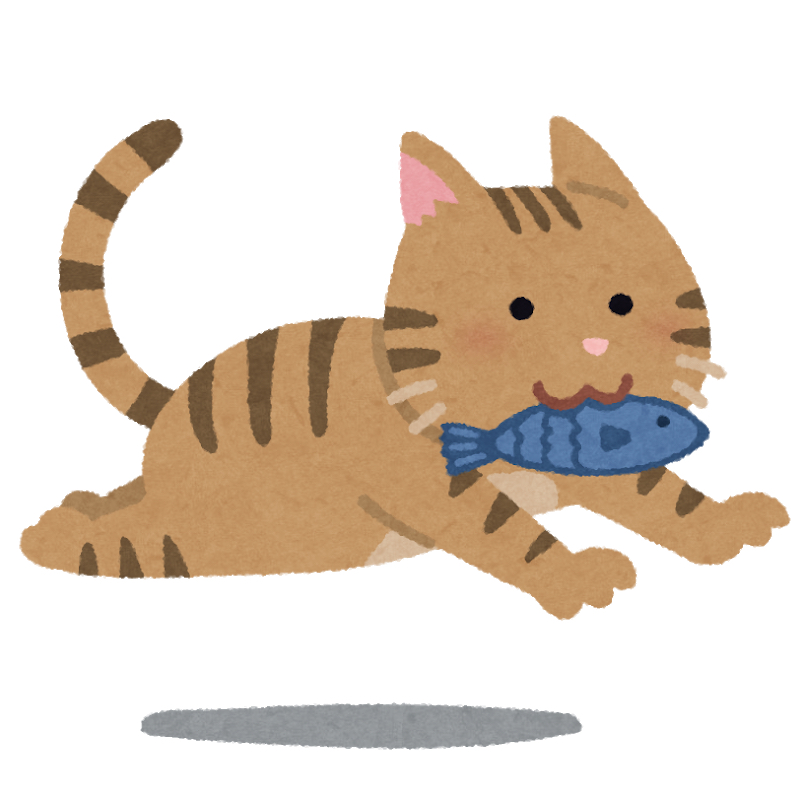
%> input picture spm_matlab/cat.jpg, 800 x 800 px
$ octave chap4_tv_denoising.m   (GNU Octave 9; MATLAB toolbox functions it lacks are replaced by stand-ins)
%> lines starting %> are read from the running program, lines starting %| are printed output that depends on the picture
### spm_matlab/soft_thresholding.m
function sv = soft_thresholding(lambda,v)

[m,n]=size(v);
mn = m*n;
sv = zeros(m,n);
for i = 1:mn
    if abs(v(i))<=lambda
        sv(i) = 0;
    else
        sv(i) = v(i) - sign(v(i))*lambda;
    end
end

### spm_matlab/chap4_tv_denoising.m
clear;

%% Read image
Img = imread('cat.jpg'); % read image
%> Img is the input picture: size 800x800x3 uint8; mean R, G, B 226.5, 214.7, 202.7
X_orig = rgb2gray(Img); % Color to gray
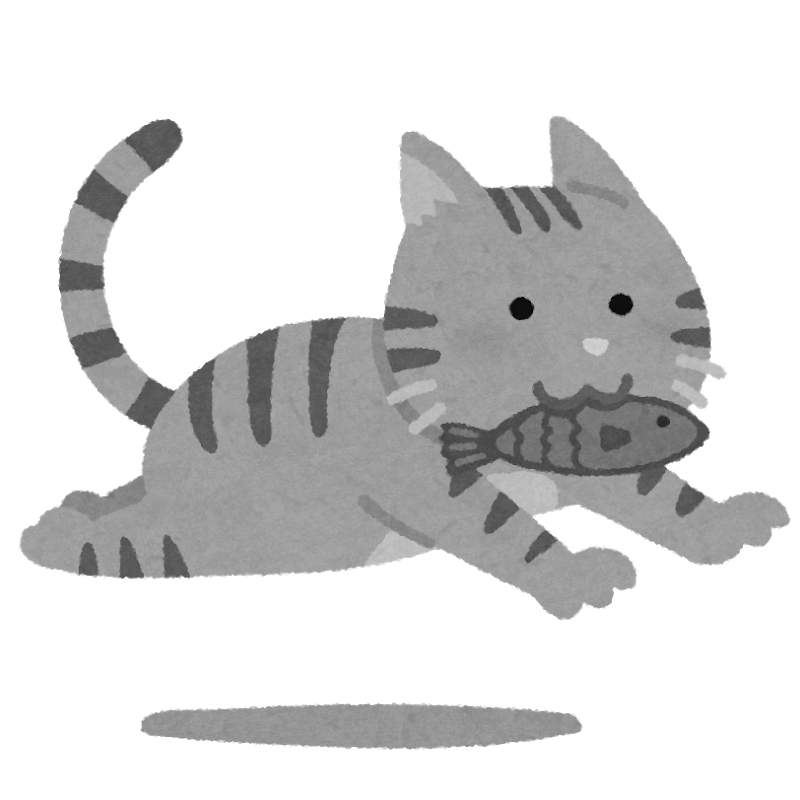
%> X_orig: size 800x800 uint8; min 0, max 255, mean 216.9
[n,m] = size(X_orig); % Image size
%> n = 800; m = 800

%% Noise (salt & pepper)
rng(1);
Y = imnoise(X_orig,'salt & pepper',0.05);
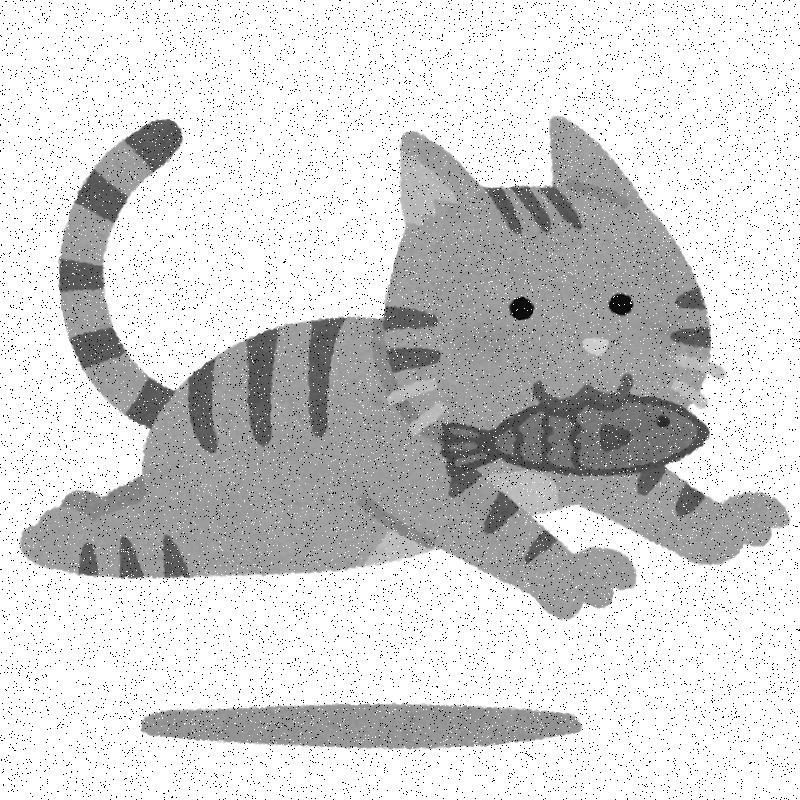
%> Y: size 800x800 uint8; min 0, max 255, mean 212.4

%% Display images
figure;
imshow(X_orig);
title('Original image');

figure;
imshow(Y);
title('Noisy image');

%% Denoising
% optimization parameter
lambda = 50;

% matrix Phi and Psi
Phi = eye(n);
Psi = -diag(ones(n,1))+diag(ones(n-1,1),1);

% ADMM iteration
gamma = 1; % step size parameter
N = 500; % number of iterations
X_res = zeros(n,m); % restored image
Z = zeros(n,m); V = zeros(n,m); % initial values
M = sparse(Phi'*Phi + (1/gamma)*Psi'*Psi); % matrix in the first step (sparse matrix)

% vertical processing
disp('optimization may take a lot of time...')
Yv = double(Y);
W = Phi'*Yv;
for k=1:N
    X = M\(W+gamma\Psi'*(Z-V));
    P = Psi*X+V;
%> (the run ends here)
